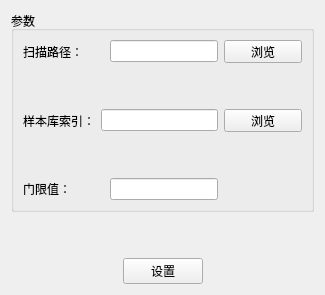
            <widget class="QWidget" name="page_8">
             <layout class="QGridLayout" name="gridLayout_26">
              <item row="0" column="0">
               <layout class="QVBoxLayout" name="verticalLayout_8">
                <item>
                 <widget class="QGroupBox" name="groupBox_16">
                  <property name="title">
                   <string>参数</string>
                  </property>
                  <layout class="QGridLayout" name="gridLayout_25">
                   <item row="0" column="0">
                    <layout class="QVBoxLayout" name="verticalLayout_9">
                     <item>
                      <layout class="QHBoxLayout" name="horizontalLayout_19">
                       <item>
                        <widget class="QLabel" name="label_14">
                         <property name="minimumSize">
                          <size>
                           <width>81</width>
                           <height>0</height>
                          </size>
                         </property>
                         <property name="text">
                          <string>扫描路径：</string>
                         </property>
                        </widget>
                       </item>
                       <item>
                        <widget class="QLineEdit" name="lineEdit_11"/>
                       </item>
                       <item>
                        <widget class="QPushButton" name="pushButton_19">
                         <property name="maximumSize">
                          <size>
                           <width>78</width>
                           <height>23</height>
                          </size>
                         </property>
                         <property name="text">
                          <string>浏览</string>
                         </property>
                        </widget>
                       </item>
                      </layout>
                     </item>
                     <item>
                      <spacer name="verticalSpacer_12">
                       <property name="orientation">
                        <enum>Qt::Vertical</enum>
                       </property>
                       <property name="sizeHint" stdset="0">
                        <size>
                         <width>20</width>
                         <height>40</height>
                        </size>
                       </property>
                      </spacer>
                     </item>
                     <item>
                      <layout class="QHBoxLayout" name="horizontalLayout_18">
                       <item>
                        <widget class="QLabel" name="label_15">
                         <property name="minimumSize">
                          <size>
                           <width>60</width>
                           <height>0</height>
                          </size>
                         </property>
                         <property name="text">
                          <string>样本库索引：</string>
                         </property>
                        </widget>
                       </item>
                       <item>
                        <widget class="QLineEdit" name="lineEdit_12"/>
                       </item>
                       <item>
                        <widget class="QPushButton" name="pushButton_20">
                         <property name="maximumSize">
                          <size>
                           <width>78</width>
                           <height>23</height>
                          </size>
                         </property>
                         <property name="text">
                          <string>浏览</string>
                         </property>
                        </widget>
                       </item>
                      </layout>
                     </item>
                     <item>
                      <spacer name="verticalSpacer_13">
                       <property name="orientation">
                        <enum>Qt::Vertical</enum>
                       </property>
                       <property name="sizeHint" stdset="0">
                        <size>
                         <width>20</width>
                         <height>40</height>
                        </size>
                       </property>
                      </spacer>
                     </item>
                     <item>
                      <layout class="QHBoxLayout" name="horizontalLayout_17">
                       <item>
                        <widget class="QLabel" name="label_16">
                         <property name="minimumSize">
                          <size>
                           <width>81</width>
                           <height>16</height>
                          </size>
                         </property>
                         <property name="text">
                          <string>门限值：</string>
                         </property>
                        </widget>
                       </item>
                       <item>
                        <widget class="QLineEdit" name="lineEdit_13"/>
                       </item>
                       <item>
                        <spacer name="horizontalSpacer_15">
                         <property name="orientation">
                          <enum>Qt::Horizontal</enum>
                         </property>
                         <property name="sizeHint" stdset="0">
                          <size>
                           <width>78</width>
                           <height>20</height>
                          </size>
                         </property>
                        </spacer>
                       </item>
                      </layout>
                     </item>
                    </layout>
                   </item>
                  </layout>
                 </widget>
                </item>
                <item>
                 <spacer name="verticalSpacer_14">
                  <property name="orientation">
                   <enum>Qt::Vertical</enum>
                  </property>
                  <property name="sizeHint" stdset="0">
                   <size>
                    <width>20</width>
                    <height>40</height>
                   </size>
                  </property>
                 </spacer>
                </item>
                <item>
                 <layout class="QHBoxLayout" name="horizontalLayout_20">
                  <item>
                   <spacer name="horizontalSpacer_16">
                    <property name="orientation">
                     <enum>Qt::Horizontal</enum>
                    </property>
                    <property name="sizeHint" stdset="0">
                     <size>
                      <width>40</width>
                      <height>20</height>
                     </size>
                    </property>
                   </spacer>
                  </item>
                  <item>
                   <widget class="QPushButton" name="pushButton_21">
                    <property name="text">
                     <string>设置</string>
                    </property>
                   </widget>
                  </item>
                  <item>
                   <spacer name="horizontalSpacer_17">
                    <property name="orientation">
                     <enum>Qt::Horizontal</enum>
                    </property>
                    <property name="sizeHint" stdset="0">
                     <size>
                      <width>40</width>
                      <height>20</height>
                     </size>
                    </property>
                   </spacer>
                  </item>
                 </layout>
                </item>
               </layout>
              </item>
             </layout>
            </widget>
